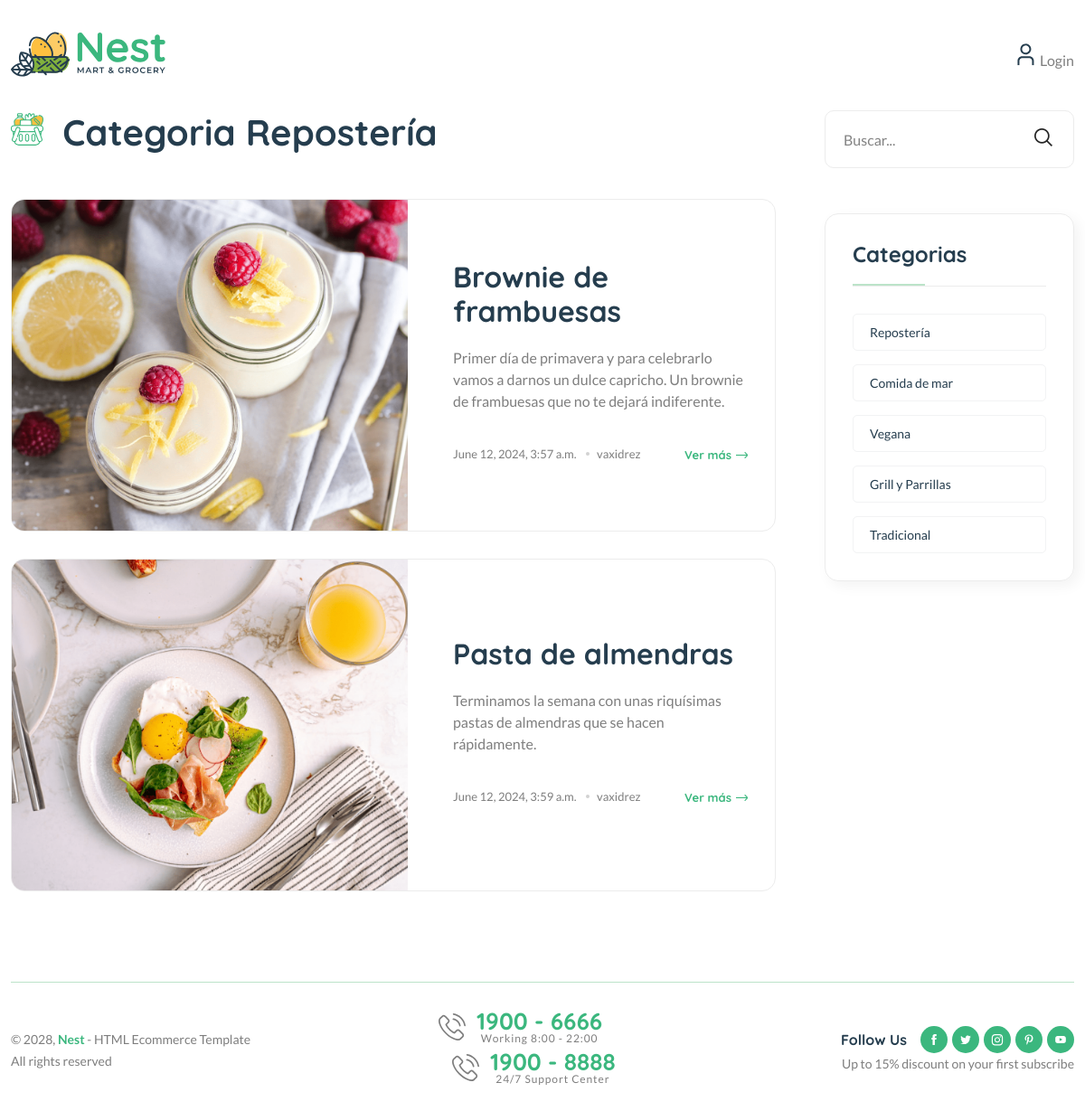
Page /category/1/ on the committed database.
### blogs/models.py (models this page shows, shortened)
class Category(models.Model):
    category_name = models.CharField(max_length=50, unique=True)
    created_at = models.DateTimeField(auto_now_add=True)
    updated_at = models.DateTimeField(auto_now=True)
    class Meta:
        verbose_name_plural = 'categories'
    def __str__(self):
        return self.category_name

class Blog(models.Model):
    title = models.CharField(max_length=100)
    slug = models.SlugField(max_length=150, unique=True, blank=True)
    category = models.ForeignKey(Category, on_delete=models.CASCADE)
    author = models.ForeignKey(User, on_delete=models.CASCADE)
    featured_image = models.ImageField(upload_to='uploads/%Y/%m/%d')
    short_description = models.TextField(max_length=500)
    blog_body = models.TextField(max_length=2000)
    status = models.TextField(max_length=20, choices=STATUS_CHOISES, default="Draft")
    is_featured = models.BooleanField(default=False)
    created_at = models.DateTimeField(auto_now_add=True)
    updated_at = models.DateTimeField(auto_now=True)

### blogs/views.py (the view)
# urls.py: path('<int:category_id>/', views.posts_by_category, name='posts_by_category' ),
def posts_by_category(request, category_id):
    posts = Blog.objects.filter(status='Published', category=category_id)
    try:
        category = Category.objects.get(pk=category_id)
    except:
        return redirect('home')
    context = {
        'posts':posts,
        'category': category,
    }
    return render(request, 'posts_by_category.html', context)

### blogs/context_processors.py (called while the page is built)
def get_categories(request):
    categories = Category.objects.all()
    return dict(categories=categories)

### templates/posts_by_category.html
{% extends 'base.html' %}
    {% load static %}
    {% block content %}
    <main class="main">
        <div class="page-content mb-50">
            <div class="container">
                <div class="row">
                    <div class="col-lg-9">
                        <div class="shop-product-fillter mb-50 pr-30">
                            <div class="totall-product">
                                <h2>
                                    <img class="w-36px mr-10" src="{% static 'assets/imgs/theme/icons/category-1.svg' %}" alt="" />
                                    Categoria {{ category }}
                                </h2>
                            </div>
                        </div>
                        <div class="loop-grid loop-list pr-30 mb-50">
                            {% for post in posts %}
                            <article class="wow fadeIn animated hover-up mb-30 animated">
                                <div class="post-thumb" style="background-image: url({{ post.featured_image.url }})"></div>
                                <div class="entry-content-2 pl-50">
                                    <h3 class="post-title mb-20">
                                        <a href="{% url 'blogs' post.slug%}">{{ post.title }}</a>
                                    </h3>
                                    <p class="post-exerpt mb-40"> {{ post.short_description }} </p>
                                    <div class="entry-meta meta-1 font-xs color-grey mt-10 pb-10">
                                        <div>
                                            <span class="post-on"> {{ post.created_at }} </span>
                                            <span class="hit-count has-dot"> {{ post.author }} </span>
                                        </div>
                                        <a href="{% url 'blogs' post.slug%}" class="text-brand font-heading font-weight-bold">Ver más<i class="fi-rs-arrow-right"></i></a>
                                    </div>
                                </div>
                            </article>
                            {% endfor %}
                        </div>
                    </div>
                    <div class="col-lg-3 primary-sidebar sticky-sidebar">
                        <div class="widget-area">
                            {% include 'includes/blog_search.html' %}
                            {% include 'includes/category_list.html' %}
                        </div>
                    </div>
                </div>
            </div>
        </div>
    </main>
    {% endblock %}

### templates/includes/category_list.html
<div class="sidebar-widget widget-category-2 mb-50">
    <h5 class="section-title style-1 mb-30">Categorias</h5>
    <ul>
        {% for cat in categories %}
        <li>
            <a href="{% url 'posts_by_category' cat.id %}">{{ cat.category_name }}</a>
        </li>
        {% endfor %}
    </ul>
</div>

### rows in the picture
Category: category_name "Repostería"
Blog: featured_image (picture), title "Brownie de frambuesas", short_description "Primer día de primavera y para celebrarlo vamos a darnos un dulce capricho. Un brownie de frambuesas que no te dejará indiferente.", created_at "June 12, 2024, 3:57 a.m.", author "vaxidrez"
Blog: featured_image (picture), title "Pasta de almendras", short_description "Terminamos la semana con unas riquísimas pastas de almendras que se hacen rápidamente.", created_at "June 12, 2024, 3:59 a.m.", author "vaxidrez"
Category: category_name "Comida de mar"
Category: category_name "Vegana"
Category: category_name "Grill y Parrillas"
Category: category_name "Tradicional"
